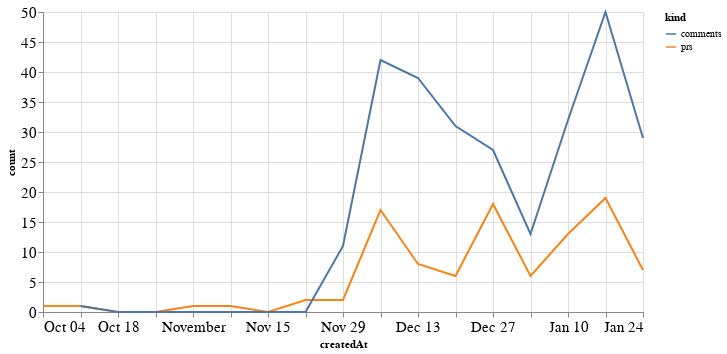

This figure's notebook cell:
### Code cell
alt.Chart(total_time, width=600).mark_line().encode(
    x='createdAt',
    y='count',
    color='kind'
)

### Figure 1 — Vega-Lite specification as saved in the notebook (floating-point values rounded to 4 significant figures)
{"config": {"axisLeft": {"labelFontSize": 15}, "axisBottom": {"labelFontSize": 15}}, "data": {"name": "data-420e837c381b9ba0e9ed5aef80c47267"}, "mark": "line", "encoding": {"color": {"type": "nominal", "field": "kind"}, "x": {"type": "temporal", "field": "createdAt"}, "y": {"type": "quantitative", "field": "count"}}, "width": 600, "$schema": "https://vega.github.io/schema/vega-lite/v4.8.1.json", "datasets": {"data-420e837c381b9ba0e9ed5aef80c47267": [{"createdAt": "2020-10-04T00:00:00", "kind": "prs", "count": 1.0}, {"createdAt": "2020-10-11T00:00:00", "kind": "prs", "count": 1.0}, {"createdAt": "2020-10-18T00:00:00", "kind": "prs", "count": 0.0}, {"createdAt": "2020-10-25T00:00:00", "kind": "prs", "count": 0.0}, {"createdAt": "2020-11-01T00:00:00", "kind": "prs", "count": 1.0}, {"createdAt": "2020-11-08T00:00:00", "kind": "prs", "count": 1.0}, {"createdAt": "2020-11-15T00:00:00", "kind": "prs", "count": 0.0}, {"createdAt": "2020-11-22T00:00:00", "kind": "prs", "count": 2.0}, {"createdAt": "2020-11-29T00:00:00", "kind": "prs", "count": 2.0}, {"createdAt": "2020-12-06T00:00:00", "kind": "prs", "count": 17.0}, {"createdAt": "2020-12-13T00:00:00", "kind": "prs", "count": 8.0}, {"createdAt": "2020-12-20T00:00:00", "kind": "prs", "count": 6.0}, {"createdAt": "2020-12-27T00:00:00", "kind": "prs", "count": 18.0}, {"createdAt": "2021-01-03T00:00:00", "kind": "prs", "count": 6.0}, {"createdAt": "2021-01-10T00:00:00", "kind": "prs", "count": 13.0}, {"createdAt": "2021-01-17T00:00:00", "kind": "prs", "count": 19.0}, {"createdAt": "2021-01-24T00:00:00", "kind": "prs", "count": 7.0}, {"createdAt": "2020-10-04T00:00:00", "kind": "comments", "count": null}, {"createdAt": "2020-10-11T00:00:00", "kind": "comments", "count": 1.0}, {"createdAt": "2020-10-18T00:00:00", "kind": "comments", "count": 0.0}, {"createdAt": "2020-10-25T00:00:00", "kind": "comments", "count": 0.0}, {"createdAt": "2020-11-01T00:00:00", "kind": "comments", "count": 0.0}, {"createdAt": "2020-11-08T00:00:00", "kind": "comments", "count": 0.0}, {"createdAt": "2020-11-15T00:00:00", "kind": "comments", "count": 0.0}, {"createdAt": "2020-11-22T00:00:00", "kind": "comments", "count": 0.0}, {"createdAt": "2020-11-29T00:00:00", "kind": "comments", "count": 11.0}, {"createdAt": "2020-12-06T00:00:00", "kind": "comments", "count": 42.0}, {"createdAt": "2020-12-13T00:00:00", "kind": "comments", "count": 39.0}, {"createdAt": "2020-12-20T00:00:00", "kind": "comments", "count": 31.0}, {"createdAt": "2020-12-27T00:00:00", "kind": "comments", "count": 27.0}, {"createdAt": "2021-01-03T00:00:00", "kind": "comments", "count": 13.0}, {"createdAt": "2021-01-10T00:00:00", "kind": "comments", "count": 32.0}, {"createdAt": "2021-01-17T00:00:00", "kind": "comments", "count": 50.0}, {"createdAt": "2021-01-24T00:00:00", "kind": "comments", "count": 29.0}]}}
